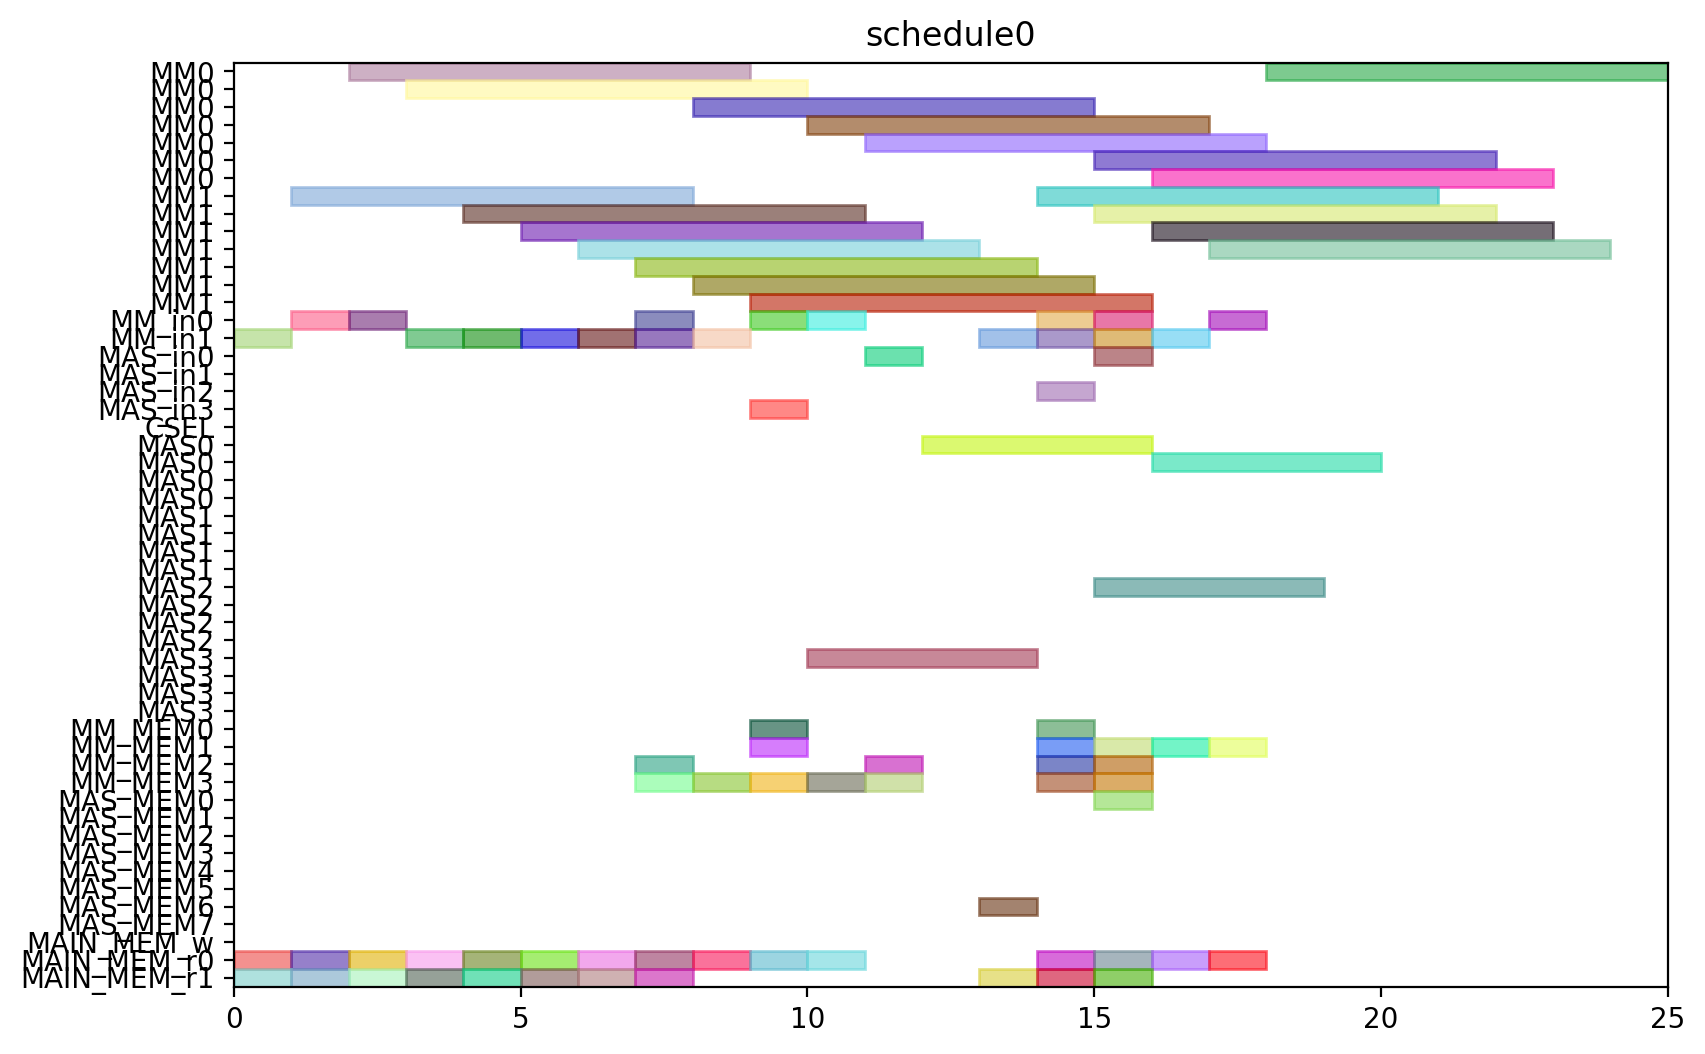

Reproduce this figure in Python.
from pyschedule import Scenario, solvers, plotters, alt


def solve():
	horizon = 120
	S = Scenario("schedule0", horizon=horizon)

	# resource
	MM = S.Resources('MM', num=2, size=7)
	MM_in = S.Resources('MM_in', num=2)
	MAS_in = S.Resources('MAS_in', num=4)
	CSEL = S.Resource('CSEL')
	MAS = S.Resources('MAS', num=4, size=4, periods=range(1, horizon))
	MM_MEM = S.Resources('MM_MEM', num=4)
	MAS_MEM = S.Resources('MAS_MEM', num=8)
	MAIN_MEM_w = S.Resource('MAIN_MEM_w', size=1)
	MAIN_MEM_r = S.Resources('MAIN_MEM_r', num=2)

	# result of previous scheduling

	# new tasks
	Z_exp2 = S.Task('Z_exp2', length=7, delay_cost=1)
	Z_exp2 += alt(MM)
	Z_exp2_in = S.Task('Z_exp2_in', length=1, delay_cost=1)
	Z_exp2_in += alt(MM_in)
	S += Z_exp2_in*MM_in[0]<=Z_exp2*MM[0]
	S += Z_exp2_in*MM_in[1]<=Z_exp2*MM[1]
	Z_exp2_mem0 = S.Task('Z_exp2_mem0', length=1, delay_cost=1)
	Z_exp2_mem0 += MAIN_MEM_r[0]
	S += Z_exp2_mem0 <= Z_exp2

	Z_exp2_mem1 = S.Task('Z_exp2_mem1', length=1, delay_cost=1)
	Z_exp2_mem1 += MAIN_MEM_r[1]
	S += Z_exp2_mem1 <= Z_exp2

	NX0 = S.Task('NX0', length=7, delay_cost=1)
	NX0 += alt(MM)
	NX0_in = S.Task('NX0_in', length=1, delay_cost=1)
	NX0_in += alt(MM_in)
	S += NX0_in*MM_in[0]<=NX0*MM[0]
	S += NX0_in*MM_in[1]<=NX0*MM[1]
	NX0_mem0 = S.Task('NX0_mem0', length=1, delay_cost=1)
	NX0_mem0 += MAIN_MEM_r[0]
	S += NX0_mem0 <= NX0

	NX0_mem1 = S.Task('NX0_mem1', length=1, delay_cost=1)
	NX0_mem1 += MAIN_MEM_r[1]
	S += NX0_mem1 <= NX0

	k0_10_Z1 = S.Task('k0_10_Z1', length=7, delay_cost=1)
	k0_10_Z1 += alt(MM)
	k0_10_Z1_in = S.Task('k0_10_Z1_in', length=1, delay_cost=1)
	k0_10_Z1_in += alt(MM_in)
	S += k0_10_Z1_in*MM_in[0]<=k0_10_Z1*MM[0]
	S += k0_10_Z1_in*MM_in[1]<=k0_10_Z1*MM[1]
	k0_10_Z1_mem0 = S.Task('k0_10_Z1_mem0', length=1, delay_cost=1)
	k0_10_Z1_mem0 += MAIN_MEM_r[0]
	S += k0_10_Z1_mem0 <= k0_10_Z1

	k0_10_Z1_mem1 = S.Task('k0_10_Z1_mem1', length=1, delay_cost=1)
	k0_10_Z1_mem1 += MAIN_MEM_r[1]
	S += k0_10_Z1_mem1 <= k0_10_Z1

	DX0 = S.Task('DX0', length=7, delay_cost=1)
	DX0 += alt(MM)
	DX0_in = S.Task('DX0_in', length=1, delay_cost=1)
	DX0_in += alt(MM_in)
	S += DX0_in*MM_in[0]<=DX0*MM[0]
	S += DX0_in*MM_in[1]<=DX0*MM[1]
	DX0_mem0 = S.Task('DX0_mem0', length=1, delay_cost=1)
	DX0_mem0 += MAIN_MEM_r[0]
	S += DX0_mem0 <= DX0

	DX0_mem1 = S.Task('DX0_mem1', length=1, delay_cost=1)
	DX0_mem1 += MAIN_MEM_r[1]
	S += DX0_mem1 <= DX0

	NY0 = S.Task('NY0', length=7, delay_cost=1)
	NY0 += alt(MM)
	NY0_in = S.Task('NY0_in', length=1, delay_cost=1)
	NY0_in += alt(MM_in)
	S += NY0_in*MM_in[0]<=NY0*MM[0]
	S += NY0_in*MM_in[1]<=NY0*MM[1]
	NY0_mem0 = S.Task('NY0_mem0', length=1, delay_cost=1)
	NY0_mem0 += MAIN_MEM_r[0]
	S += NY0_mem0 <= NY0

	NY0_mem1 = S.Task('NY0_mem1', length=1, delay_cost=1)
	NY0_mem1 += MAIN_MEM_r[1]
	S += NY0_mem1 <= NY0

	k2_14_Z1 = S.Task('k2_14_Z1', length=7, delay_cost=1)
	k2_14_Z1 += alt(MM)
	k2_14_Z1_in = S.Task('k2_14_Z1_in', length=1, delay_cost=1)
	k2_14_Z1_in += alt(MM_in)
	S += k2_14_Z1_in*MM_in[0]<=k2_14_Z1*MM[0]
	S += k2_14_Z1_in*MM_in[1]<=k2_14_Z1*MM[1]
	k2_14_Z1_mem0 = S.Task('k2_14_Z1_mem0', length=1, delay_cost=1)
	k2_14_Z1_mem0 += MAIN_MEM_r[0]
	S += k2_14_Z1_mem0 <= k2_14_Z1

	k2_14_Z1_mem1 = S.Task('k2_14_Z1_mem1', length=1, delay_cost=1)
	k2_14_Z1_mem1 += MAIN_MEM_r[1]
	S += k2_14_Z1_mem1 <= k2_14_Z1

	DY0 = S.Task('DY0', length=7, delay_cost=1)
	DY0 += alt(MM)
	DY0_in = S.Task('DY0_in', length=1, delay_cost=1)
	DY0_in += alt(MM_in)
	S += DY0_in*MM_in[0]<=DY0*MM[0]
	S += DY0_in*MM_in[1]<=DY0*MM[1]
	DY0_mem0 = S.Task('DY0_mem0', length=1, delay_cost=1)
	DY0_mem0 += MAIN_MEM_r[0]
	S += DY0_mem0 <= DY0

	DY0_mem1 = S.Task('DY0_mem1', length=1, delay_cost=1)
	DY0_mem1 += MAIN_MEM_r[1]
	S += DY0_mem1 <= DY0

	Z_exp3 = S.Task('Z_exp3', length=7, delay_cost=1)
	Z_exp3 += alt(MM)
	Z_exp3_in = S.Task('Z_exp3_in', length=1, delay_cost=1)
	Z_exp3_in += alt(MM_in)
	S += Z_exp3_in*MM_in[0]<=Z_exp3*MM[0]
	S += Z_exp3_in*MM_in[1]<=Z_exp3*MM[1]
	Z_exp3_mem0 = S.Task('Z_exp3_mem0', length=1, delay_cost=1)
	Z_exp3_mem0 += alt(MM_MEM)
	S += (Z_exp2*MM[0])-1 < Z_exp3_mem0*MM_MEM[0]
	S += (Z_exp2*MM[1])-1 < Z_exp3_mem0*MM_MEM[2]
	S += Z_exp3_mem0 <= Z_exp3

	Z_exp3_mem1 = S.Task('Z_exp3_mem1', length=1, delay_cost=1)
	Z_exp3_mem1 += MAIN_MEM_r[1]
	S += Z_exp3_mem1 <= Z_exp3

	NX1_ = S.Task('NX1_', length=4, delay_cost=1)
	NX1_ += alt(MAS)
	NX1__in = S.Task('NX1__in', length=1, delay_cost=1)
	NX1__in += alt(MAS_in)
	S += NX1__in*MAS_in[0]<=NX1_*MAS[0]

	S += NX1__in*MAS_in[1]<=NX1_*MAS[1]

	S += NX1__in*MAS_in[2]<=NX1_*MAS[2]

	S += NX1__in*MAS_in[3]<=NX1_*MAS[3]

	NX1__mem0 = S.Task('NX1__mem0', length=1, delay_cost=1)
	NX1__mem0 += alt(MM_MEM)
	S += (NX0*MM[0])-1 < NX1__mem0*MM_MEM[0]
	S += (NX0*MM[1])-1 < NX1__mem0*MM_MEM[2]
	S += NX1__mem0 <= NX1_

	NX1__mem1 = S.Task('NX1__mem1', length=1, delay_cost=1)
	NX1__mem1 += alt(MM_MEM)
	S += (k0_10_Z1*MM[0])-1 < NX1__mem1*MM_MEM[1]
	S += (k0_10_Z1*MM[1])-1 < NX1__mem1*MM_MEM[3]
	S += NX1__mem1 <= NX1_

	k0_9_Z2 = S.Task('k0_9_Z2', length=7, delay_cost=1)
	k0_9_Z2 += alt(MM)
	k0_9_Z2_in = S.Task('k0_9_Z2_in', length=1, delay_cost=1)
	k0_9_Z2_in += alt(MM_in)
	S += k0_9_Z2_in*MM_in[0]<=k0_9_Z2*MM[0]
	S += k0_9_Z2_in*MM_in[1]<=k0_9_Z2*MM[1]
	k0_9_Z2_mem0 = S.Task('k0_9_Z2_mem0', length=1, delay_cost=1)
	k0_9_Z2_mem0 += MAIN_MEM_r[0]
	S += k0_9_Z2_mem0 <= k0_9_Z2

	k0_9_Z2_mem1 = S.Task('k0_9_Z2_mem1', length=1, delay_cost=1)
	k0_9_Z2_mem1 += alt(MM_MEM)
	S += (Z_exp2*MM[0])-1 < k0_9_Z2_mem1*MM_MEM[1]
	S += (Z_exp2*MM[1])-1 < k0_9_Z2_mem1*MM_MEM[3]
	S += k0_9_Z2_mem1 <= k0_9_Z2

	k1_9_Z2 = S.Task('k1_9_Z2', length=7, delay_cost=1)
	k1_9_Z2 += alt(MM)
	k1_9_Z2_in = S.Task('k1_9_Z2_in', length=1, delay_cost=1)
	k1_9_Z2_in += alt(MM_in)
	S += k1_9_Z2_in*MM_in[0]<=k1_9_Z2*MM[0]
	S += k1_9_Z2_in*MM_in[1]<=k1_9_Z2*MM[1]
	k1_9_Z2_mem0 = S.Task('k1_9_Z2_mem0', length=1, delay_cost=1)
	k1_9_Z2_mem0 += MAIN_MEM_r[0]
	S += k1_9_Z2_mem0 <= k1_9_Z2

	k1_9_Z2_mem1 = S.Task('k1_9_Z2_mem1', length=1, delay_cost=1)
	k1_9_Z2_mem1 += alt(MM_MEM)
	S += (Z_exp2*MM[0])-1 < k1_9_Z2_mem1*MM_MEM[1]
	S += (Z_exp2*MM[1])-1 < k1_9_Z2_mem1*MM_MEM[3]
	S += k1_9_Z2_mem1 <= k1_9_Z2

	NY1_ = S.Task('NY1_', length=4, delay_cost=1)
	NY1_ += alt(MAS)
	NY1__in = S.Task('NY1__in', length=1, delay_cost=1)
	NY1__in += alt(MAS_in)
	S += NY1__in*MAS_in[0]<=NY1_*MAS[0]

	S += NY1__in*MAS_in[1]<=NY1_*MAS[1]

	S += NY1__in*MAS_in[2]<=NY1_*MAS[2]

	S += NY1__in*MAS_in[3]<=NY1_*MAS[3]

	NY1__mem0 = S.Task('NY1__mem0', length=1, delay_cost=1)
	NY1__mem0 += alt(MM_MEM)
	S += (NY0*MM[0])-1 < NY1__mem0*MM_MEM[0]
	S += (NY0*MM[1])-1 < NY1__mem0*MM_MEM[2]
	S += NY1__mem0 <= NY1_

	NY1__mem1 = S.Task('NY1__mem1', length=1, delay_cost=1)
	NY1__mem1 += alt(MM_MEM)
	S += (k2_14_Z1*MM[0])-1 < NY1__mem1*MM_MEM[1]
	S += (k2_14_Z1*MM[1])-1 < NY1__mem1*MM_MEM[3]
	S += NY1__mem1 <= NY1_

	k2_13_Z2 = S.Task('k2_13_Z2', length=7, delay_cost=1)
	k2_13_Z2 += alt(MM)
	k2_13_Z2_in = S.Task('k2_13_Z2_in', length=1, delay_cost=1)
	k2_13_Z2_in += alt(MM_in)
	S += k2_13_Z2_in*MM_in[0]<=k2_13_Z2*MM[0]
	S += k2_13_Z2_in*MM_in[1]<=k2_13_Z2*MM[1]
	k2_13_Z2_mem0 = S.Task('k2_13_Z2_mem0', length=1, delay_cost=1)
	k2_13_Z2_mem0 += MAIN_MEM_r[0]
	S += k2_13_Z2_mem0 <= k2_13_Z2

	k2_13_Z2_mem1 = S.Task('k2_13_Z2_mem1', length=1, delay_cost=1)
	k2_13_Z2_mem1 += alt(MM_MEM)
	S += (Z_exp2*MM[0])-1 < k2_13_Z2_mem1*MM_MEM[1]
	S += (Z_exp2*MM[1])-1 < k2_13_Z2_mem1*MM_MEM[3]
	S += k2_13_Z2_mem1 <= k2_13_Z2

	k3_14_Z2 = S.Task('k3_14_Z2', length=7, delay_cost=1)
	k3_14_Z2 += alt(MM)
	k3_14_Z2_in = S.Task('k3_14_Z2_in', length=1, delay_cost=1)
	k3_14_Z2_in += alt(MM_in)
	S += k3_14_Z2_in*MM_in[0]<=k3_14_Z2*MM[0]
	S += k3_14_Z2_in*MM_in[1]<=k3_14_Z2*MM[1]
	k3_14_Z2_mem0 = S.Task('k3_14_Z2_mem0', length=1, delay_cost=1)
	k3_14_Z2_mem0 += MAIN_MEM_r[0]
	S += k3_14_Z2_mem0 <= k3_14_Z2

	k3_14_Z2_mem1 = S.Task('k3_14_Z2_mem1', length=1, delay_cost=1)
	k3_14_Z2_mem1 += alt(MM_MEM)
	S += (Z_exp2*MM[0])-1 < k3_14_Z2_mem1*MM_MEM[1]
	S += (Z_exp2*MM[1])-1 < k3_14_Z2_mem1*MM_MEM[3]
	S += k3_14_Z2_mem1 <= k3_14_Z2

	Z_exp4 = S.Task('Z_exp4', length=7, delay_cost=1)
	Z_exp4 += alt(MM)
	Z_exp4_in = S.Task('Z_exp4_in', length=1, delay_cost=1)
	Z_exp4_in += alt(MM_in)
	S += Z_exp4_in*MM_in[0]<=Z_exp4*MM[0]
	S += Z_exp4_in*MM_in[1]<=Z_exp4*MM[1]
	Z_exp4_mem0 = S.Task('Z_exp4_mem0', length=1, delay_cost=1)
	Z_exp4_mem0 += alt(MM_MEM)
	S += (Z_exp3*MM[0])-1 < Z_exp4_mem0*MM_MEM[0]
	S += (Z_exp3*MM[1])-1 < Z_exp4_mem0*MM_MEM[2]
	S += Z_exp4_mem0 <= Z_exp4

	Z_exp4_mem1 = S.Task('Z_exp4_mem1', length=1, delay_cost=1)
	Z_exp4_mem1 += MAIN_MEM_r[1]
	S += Z_exp4_mem1 <= Z_exp4

	NX1 = S.Task('NX1', length=7, delay_cost=1)
	NX1 += alt(MM)
	NX1_in = S.Task('NX1_in', length=1, delay_cost=1)
	NX1_in += alt(MM_in)
	S += NX1_in*MM_in[0]<=NX1*MM[0]
	S += NX1_in*MM_in[1]<=NX1*MM[1]
	NX1_mem0 = S.Task('NX1_mem0', length=1, delay_cost=1)
	NX1_mem0 += alt(MAS_MEM)
	S += (NX1_*MAS[0])-1 < NX1_mem0*MAS_MEM[0]
	S += (NX1_*MAS[1])-1 < NX1_mem0*MAS_MEM[2]
	S += (NX1_*MAS[2])-1 < NX1_mem0*MAS_MEM[4]
	S += (NX1_*MAS[3])-1 < NX1_mem0*MAS_MEM[6]
	S += NX1_mem0 <= NX1

	NX1_mem1 = S.Task('NX1_mem1', length=1, delay_cost=1)
	NX1_mem1 += MAIN_MEM_r[1]
	S += NX1_mem1 <= NX1

	k0_8_Z3 = S.Task('k0_8_Z3', length=7, delay_cost=1)
	k0_8_Z3 += alt(MM)
	k0_8_Z3_in = S.Task('k0_8_Z3_in', length=1, delay_cost=1)
	k0_8_Z3_in += alt(MM_in)
	S += k0_8_Z3_in*MM_in[0]<=k0_8_Z3*MM[0]
	S += k0_8_Z3_in*MM_in[1]<=k0_8_Z3*MM[1]
	k0_8_Z3_mem0 = S.Task('k0_8_Z3_mem0', length=1, delay_cost=1)
	k0_8_Z3_mem0 += MAIN_MEM_r[0]
	S += k0_8_Z3_mem0 <= k0_8_Z3

	k0_8_Z3_mem1 = S.Task('k0_8_Z3_mem1', length=1, delay_cost=1)
	k0_8_Z3_mem1 += alt(MM_MEM)
	S += (Z_exp3*MM[0])-1 < k0_8_Z3_mem1*MM_MEM[1]
	S += (Z_exp3*MM[1])-1 < k0_8_Z3_mem1*MM_MEM[3]
	S += k0_8_Z3_mem1 <= k0_8_Z3

	DX1_ = S.Task('DX1_', length=4, delay_cost=1)
	DX1_ += alt(MAS)
	DX1__in = S.Task('DX1__in', length=1, delay_cost=1)
	DX1__in += alt(MAS_in)
	S += DX1__in*MAS_in[0]<=DX1_*MAS[0]

	S += DX1__in*MAS_in[1]<=DX1_*MAS[1]

	S += DX1__in*MAS_in[2]<=DX1_*MAS[2]

	S += DX1__in*MAS_in[3]<=DX1_*MAS[3]

	DX1__mem0 = S.Task('DX1__mem0', length=1, delay_cost=1)
	DX1__mem0 += alt(MM_MEM)
	S += (DX0*MM[0])-1 < DX1__mem0*MM_MEM[0]
	S += (DX0*MM[1])-1 < DX1__mem0*MM_MEM[2]
	S += DX1__mem0 <= DX1_

	DX1__mem1 = S.Task('DX1__mem1', length=1, delay_cost=1)
	DX1__mem1 += alt(MM_MEM)
	S += (k1_9_Z2*MM[0])-1 < DX1__mem1*MM_MEM[1]
	S += (k1_9_Z2*MM[1])-1 < DX1__mem1*MM_MEM[3]
	S += DX1__mem1 <= DX1_

	k1_8_Z3 = S.Task('k1_8_Z3', length=7, delay_cost=1)
	k1_8_Z3 += alt(MM)
	k1_8_Z3_in = S.Task('k1_8_Z3_in', length=1, delay_cost=1)
	k1_8_Z3_in += alt(MM_in)
	S += k1_8_Z3_in*MM_in[0]<=k1_8_Z3*MM[0]
	S += k1_8_Z3_in*MM_in[1]<=k1_8_Z3*MM[1]
	k1_8_Z3_mem0 = S.Task('k1_8_Z3_mem0', length=1, delay_cost=1)
	k1_8_Z3_mem0 += MAIN_MEM_r[0]
	S += k1_8_Z3_mem0 <= k1_8_Z3

	k1_8_Z3_mem1 = S.Task('k1_8_Z3_mem1', length=1, delay_cost=1)
	k1_8_Z3_mem1 += alt(MM_MEM)
	S += (Z_exp3*MM[0])-1 < k1_8_Z3_mem1*MM_MEM[1]
	S += (Z_exp3*MM[1])-1 < k1_8_Z3_mem1*MM_MEM[3]
	S += k1_8_Z3_mem1 <= k1_8_Z3

	NY1 = S.Task('NY1', length=7, delay_cost=1)
	NY1 += alt(MM)
	NY1_in = S.Task('NY1_in', length=1, delay_cost=1)
	NY1_in += alt(MM_in)
	S += NY1_in*MM_in[0]<=NY1*MM[0]
	S += NY1_in*MM_in[1]<=NY1*MM[1]
	NY1_mem0 = S.Task('NY1_mem0', length=1, delay_cost=1)
	NY1_mem0 += alt(MAS_MEM)
	S += (NY1_*MAS[0])-1 < NY1_mem0*MAS_MEM[0]
	S += (NY1_*MAS[1])-1 < NY1_mem0*MAS_MEM[2]
	S += (NY1_*MAS[2])-1 < NY1_mem0*MAS_MEM[4]
	S += (NY1_*MAS[3])-1 < NY1_mem0*MAS_MEM[6]
	S += NY1_mem0 <= NY1

	NY1_mem1 = S.Task('NY1_mem1', length=1, delay_cost=1)
	NY1_mem1 += MAIN_MEM_r[1]
	S += NY1_mem1 <= NY1

	k2_12_Z3 = S.Task('k2_12_Z3', length=7, delay_cost=1)
	k2_12_Z3 += alt(MM)
	k2_12_Z3_in = S.Task('k2_12_Z3_in', length=1, delay_cost=1)
	k2_12_Z3_in += alt(MM_in)
	S += k2_12_Z3_in*MM_in[0]<=k2_12_Z3*MM[0]
	S += k2_12_Z3_in*MM_in[1]<=k2_12_Z3*MM[1]
	k2_12_Z3_mem0 = S.Task('k2_12_Z3_mem0', length=1, delay_cost=1)
	k2_12_Z3_mem0 += MAIN_MEM_r[0]
	S += k2_12_Z3_mem0 <= k2_12_Z3

	k2_12_Z3_mem1 = S.Task('k2_12_Z3_mem1', length=1, delay_cost=1)
	k2_12_Z3_mem1 += alt(MM_MEM)
	S += (Z_exp3*MM[0])-1 < k2_12_Z3_mem1*MM_MEM[1]
	S += (Z_exp3*MM[1])-1 < k2_12_Z3_mem1*MM_MEM[3]
	S += k2_12_Z3_mem1 <= k2_12_Z3

	DY1_ = S.Task('DY1_', length=4, delay_cost=1)
	DY1_ += alt(MAS)
	DY1__in = S.Task('DY1__in', length=1, delay_cost=1)
	DY1__in += alt(MAS_in)
	S += DY1__in*MAS_in[0]<=DY1_*MAS[0]

	S += DY1__in*MAS_in[1]<=DY1_*MAS[1]

	S += DY1__in*MAS_in[2]<=DY1_*MAS[2]

	S += DY1__in*MAS_in[3]<=DY1_*MAS[3]

	DY1__mem0 = S.Task('DY1__mem0', length=1, delay_cost=1)
	DY1__mem0 += alt(MM_MEM)
	S += (DY0*MM[0])-1 < DY1__mem0*MM_MEM[0]
	S += (DY0*MM[1])-1 < DY1__mem0*MM_MEM[2]
	S += DY1__mem0 <= DY1_

	DY1__mem1 = S.Task('DY1__mem1', length=1, delay_cost=1)
	DY1__mem1 += alt(MM_MEM)
	S += (k3_14_Z2*MM[0])-1 < DY1__mem1*MM_MEM[1]
	S += (k3_14_Z2*MM[1])-1 < DY1__mem1*MM_MEM[3]
	S += DY1__mem1 <= DY1_

	k3_13_Z3 = S.Task('k3_13_Z3', length=7, delay_cost=1)
	k3_13_Z3 += alt(MM)
	k3_13_Z3_in = S.Task('k3_13_Z3_in', length=1, delay_cost=1)
	k3_13_Z3_in += alt(MM_in)
	S += k3_13_Z3_in*MM_in[0]<=k3_13_Z3*MM[0]
	S += k3_13_Z3_in*MM_in[1]<=k3_13_Z3*MM[1]
	k3_13_Z3_mem0 = S.Task('k3_13_Z3_mem0', length=1, delay_cost=1)
	k3_13_Z3_mem0 += MAIN_MEM_r[0]
	S += k3_13_Z3_mem0 <= k3_13_Z3

	k3_13_Z3_mem1 = S.Task('k3_13_Z3_mem1', length=1, delay_cost=1)
	k3_13_Z3_mem1 += alt(MM_MEM)
	S += (Z_exp3*MM[0])-1 < k3_13_Z3_mem1*MM_MEM[1]
	S += (Z_exp3*MM[1])-1 < k3_13_Z3_mem1*MM_MEM[3]
	S += k3_13_Z3_mem1 <= k3_13_Z3

	solvers.mip.solve(S,msg=1,kind='CPLEX',ratio_gap=1.01)

	solution = [['hoge']*len(S.solution()[1]) for i in range(len(S.solution()))]
	for i in range(len(S.solution())):
		for j in range(len(S.solution()[i])):
			solution[i][j]=str(S.solution()[i][j])
	print(solution)

	cycles = int(solution[-1][3])

	pic_file_name = "/mnt/rose/usr1/fukuda/ABE/multiRAM_multiMAS_16mux/scheduling_result/stage7MM2_stage4MAS4/ISOGENY/schedule0.png"
	if(S.solution() != []):
		plotters.matplotlib.plot(S,img_filename=pic_file_name, show_task_labels=False, fig_size=(cycles*0.25+3, 6))

	return solution
